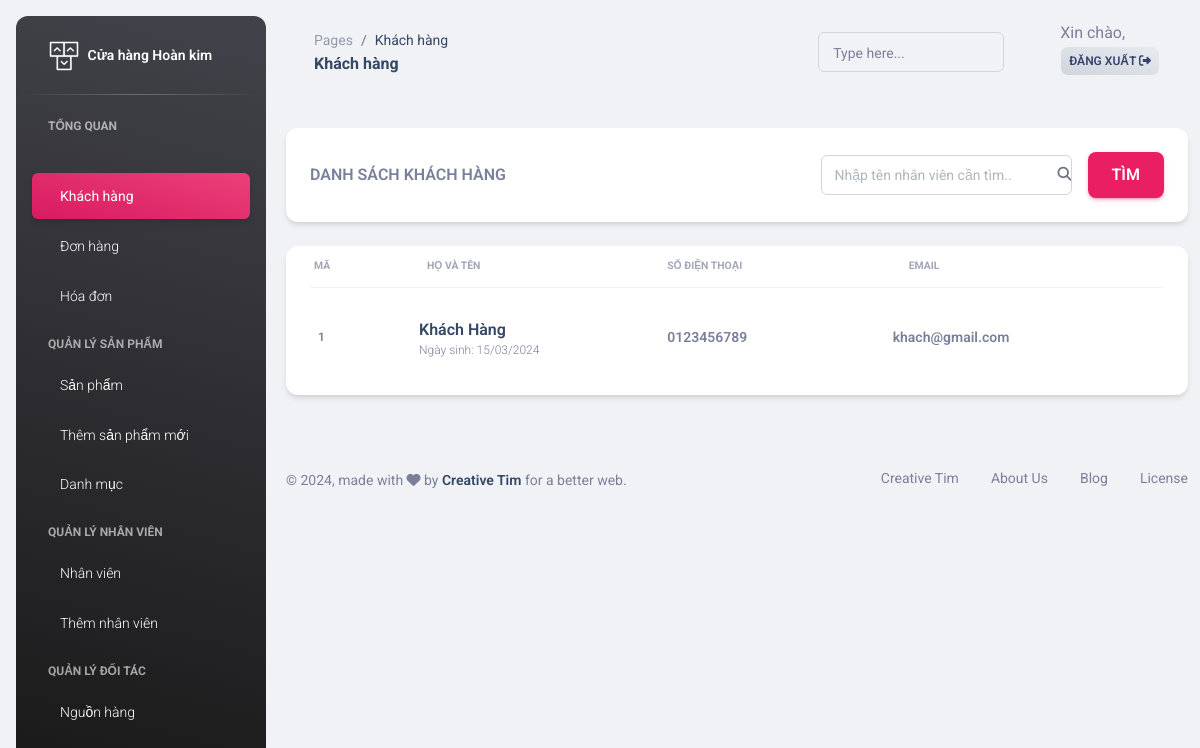
/admin/custommer.php, run on the app's committed database.
### tables this page shows
CREATE TABLE `khachhang` (
  `Ma_KH` int(11) NOT NULL,
  `HoTen_KH` varchar(50) NOT NULL,
  `Sdt_KH` char(10) NOT NULL,
  `MatKhau_KH` varchar(32) DEFAULT NULL,
  `Email_KH` varchar(150) DEFAULT NULL,
  `NgaySinh_KH` date DEFAULT NULL
);

### web/admin/custommer.php (the view, shortened to what this page needs)
<!DOCTYPE html>
<html lang="en">
<?php include "head.php"; ?>
<body class="bg-gray-200">
<?php
    require 'aside.php';
?>
<main class="main-content position-relative max-height-vh-100 h-100 border-radius-lg">
    <nav class="navbar navbar-main navbar-expand-lg px-0 mx-4 shadow-none border-radius-xl" id="navbarBlur" data-scroll="true">
        <div class="container-fluid py-1 px-3">
            <nav aria-label="breadcrumb">
                <ol class="breadcrumb bg-transparent mb-0 pb-0 pt-1 px-0 me-sm-6 me-5">
                    <li class="breadcrumb-item text-sm"><a class="opacity-5 text-dark" href="javascript:;">Pages</a></li>
                    <li class="breadcrumb-item text-sm text-dark active" aria-current="page">Khách hàng</li>
                </ol>
                <h6 class="font-weight-bolder mb-0">Khách hàng</h6>
            </nav>
            <div class="collapse navbar-collapse mt-sm-0 mt-2 me-md-0 me-sm-4" id="navbar">
                <div class="ms-md-auto pe-md-3 d-flex align-items-center">
                    <div class="input-group input-group-outline">
                        <label class="form-label">Type here...</label>
                        <input type="text" class="form-control">
                    </div>
                </div>
                <ul class="navbar-nav justify-content-end">
                    <li class="nav-item d-flex align-items-center mt-sm-1 ms-3">
                        <nav class="mt-sm-1" aria-label="breadcrumb">
                            <h7 class="text-maroon text mb-0">Xin chào,</h7>
                            <a href="log_out.php" class="btn btn-outline-light text-red bg-gradient-light font-weight-bold px-2 mt-n1 py-1">
                  Đăng xuất
                  <i class="fas fa-sign-out-alt "></i>
                </a>
                        </nav>
                    </li>
                </ul>
            </div>
        </div>
    </nav>
    <div class="container-fluid py-4">
            <?php
                require 'connect.php';
            ?>
        <div class="row">
            <div class="col-12">
                <div class="card mb-4">
                    <div class="row px-2 bg-dark-light bg-gray">
                        <form action="#" method="get">
                            <div class="px-3 col-12 pb-2 d-flex align-items-center">
                                <div class="col-4 mt-2 font-weight-bold d-flex align-items-center text-uppercase">
                                    Danh sách khách hàng
                                </div>
                                <div class="px-2 mt-n3 col-2 font-weight-bold">
                                    <br>
                                </div>
                                <div class="col-5 mt-2 d-flex align-items-center justify-content-end">
                                    <div class="input-group input-group-outline w-70 me-3">
                                        <span class="input-group-text text-body"><i class="fas fa-search" aria-hidden="true"></i></span>
                                        <input type="text" name="timkiem" class="form-control" placeholder="Nhập tên nhân viên cần tìm..">
                                    </div>
                                    <button type="submit" class="btn btn-primary text-white font-weight-bold text-md ms-0 mt-3">
                                        Tìm
                                    </button>
                                </div>
                            </div>
                        </form>
                    </div>
                </div>
            </div>
        </div>
        <?php
            $sql = "SELECT * FROM khachhang";
        ?>
        <div class="row">
            <div class="col-12">
                <div class="card mb-4">
                    <div class="card-body px-4 pt-0 pb-2">
                        <div class="table-responsive p-0">
                            <table class="table align-items-center mb-0">
                                <thead>
                                    <tr>
                                        <th class="text-uppercase text-secondary text-xxs font-weight-bolder opacity-7 ps-1">Mã</th>
                                        <th class="text-uppercase text-secondary text-xxs font-weight-bolder opacity-7">Họ và tên</th>
                                        <th class="text-uppercase text-secondary text-xxs font-weight-bolder opacity-7 ps-2">Số điện thoại</th>
                                        <th class="text-uppercase text-secondary text-xxs font-weight-bolder opacity-7">Email</th>
                                    </tr>
                                </thead>
                                <tbody>
                                    <?php
                                        $result = $conn->query($sql);
                                        if ($result->num_rows > 0) {
                                            $result_all = $result->fetch_all(MYSQLI_ASSOC);
                                            foreach ($result_all as $row) {
                                                ?>
                                                <tr class="height-100">
                                                    <td>
                                                        <p class="text-xs font-weight-bold mb-0"><?php echo $row["Ma_KH"]; ?></p>
                                                    </td>
                                                    <td class="w-30">
                                                        <div class="d-flex px-2 py-1">
                                                            <div class="d-flex flex-column justify-content-center">
                                                                <h6 class="mb-0 text-md"><?php echo $row["HoTen_KH"]; ?></h6>
                                                                <p class='text-xs text-secondary mb-0'>Ngày sinh: <?php echo date('d/m/Y', strtotime($row["NgaySinh_KH"])); ?></p>
                                                            </div>
                                                        </div>
                                                    </td>
                                                    <td>
                                                        <p class="text-sm font-weight-bold mb-0"><?php echo $row["Sdt_KH"]; ?></p>
                                                    </td>
                                                    <td>
                                                        <p class="text-sm font-weight-bold mb-0"><?php echo $row["Email_KH"]; ?></p>
                                                    </td>
                                                </tr>
                                                <?php
                                            }
                                        }
                                    ?>
                                </tbody>
                            </table>
                        </div>
                    </div>
                </div>
            </div>
        </div>
    </div>
    <footer class="footer py-4">
        <div class="container-fluid">
            <div class="row align-items-center justify-content-lg-between">
                <div class="col-lg-6 mb-lg-0 mb-4">
                    <div class="copyright text-center text-sm text-muted text-lg-start">
                        © ,
                        made with <i class="fa fa-heart"></i> by
                        <a href="https://www.creative-tim.com" class="font-weight-bold" target="_blank">Creative Tim</a>
                        for a better web.
                    </div>
                </div>
                <div class="col-lg-6">
                    <ul class="nav nav-footer justify-content-center justify-content-lg-end">
                        <li class="nav-item">
                            <a href="https://www.creative-tim.com" class="nav-link text-muted" target="_blank">Creative Tim</a>
                        </li>
                        <li class="nav-item">
                            <a href="https://www.creative-tim.com/presentation" class="nav-link text-muted" target="_blank">About Us</a>
                        </li>
                        <li class="nav-item">
                            <a href="https://www.creative-tim.com/blog" class="nav-link text-muted" target="_blank">Blog</a>
                        </li>
                        <li class="nav-item">
                            <a href="https://www.creative-tim.com/license" class="nav-link pe-0 text-muted" target="_blank">License</a>
                        </li>
                    </ul>
                </div>
            </div>
        </div>
    </footer>
</main>
</body>
</html>

### data on the page
khachhang: Ma_KH "1", HoTen_KH "Khách Hàng", NgaySinh_KH "15/03/2024", Sdt_KH "0123456789", Email_KH "khach@gmail.com"
